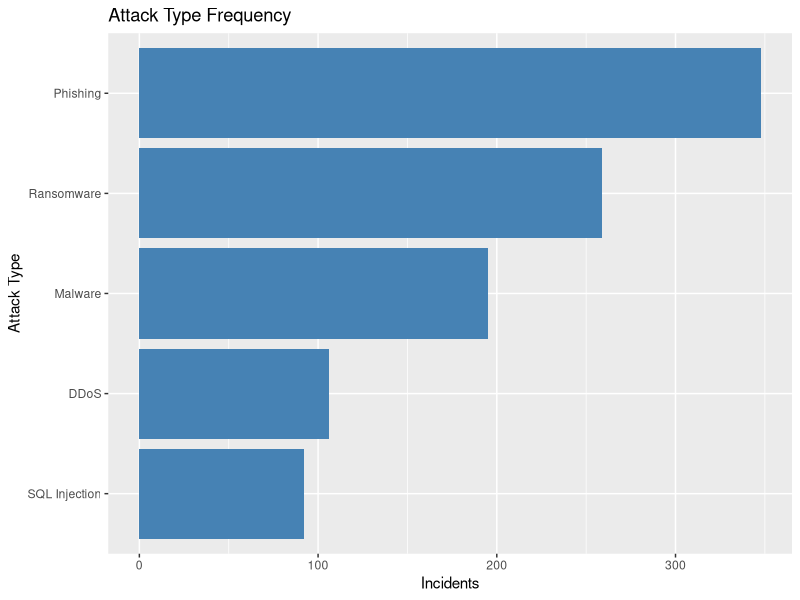
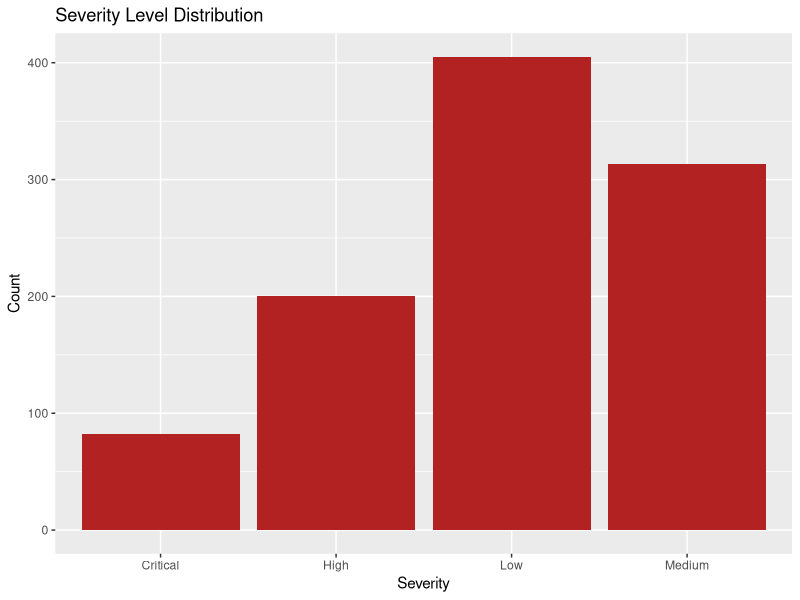
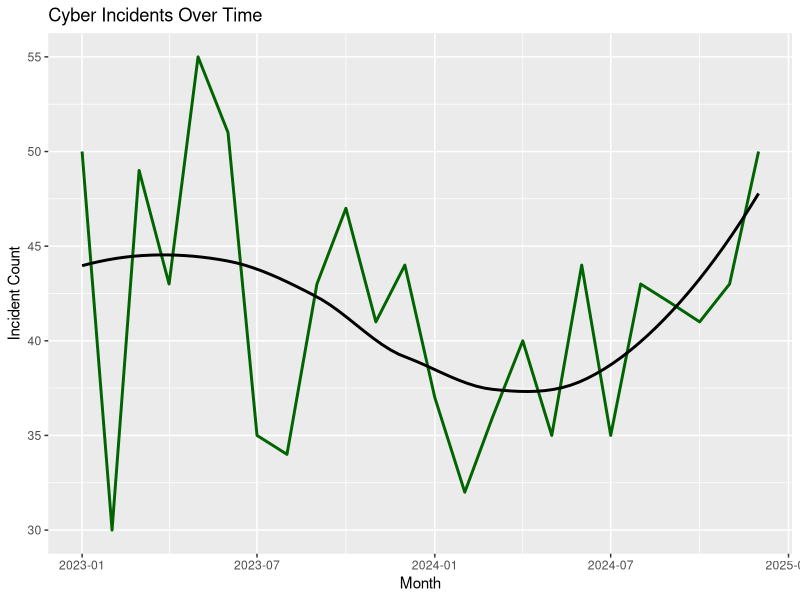
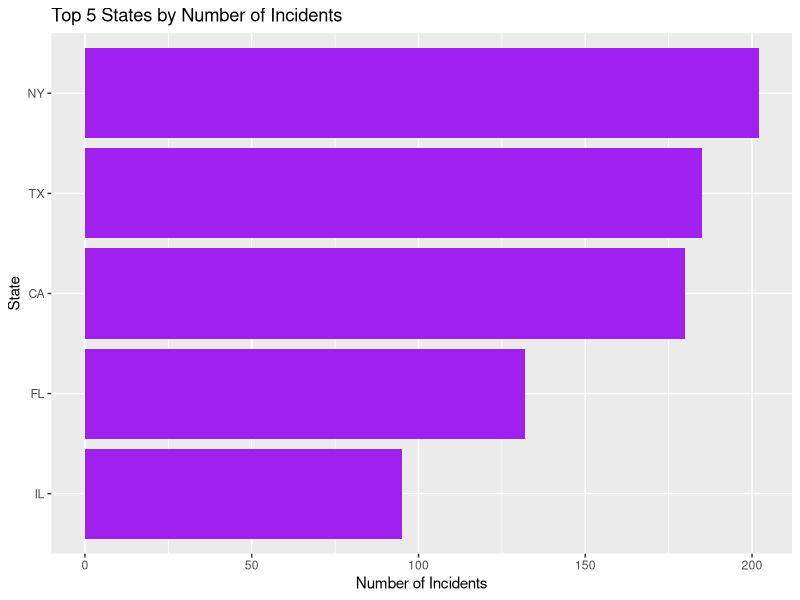

Generate these figures, in order, with R:
# ================================================
# FBI Mock Project: Cyberattack Pattern Analysis
# Author: [Your Name]
# Purpose: Investigate cyberattack trends from mock data
# ================================================

# -----------------------------------------
# 1. Load Required Libraries
# -----------------------------------------

# The tidyverse is a collection of R packages for data science tasks
# Includes dplyr (data manipulation), ggplot2 (visualization), etc.
library(tidyverse)

# lubridate is useful for working with dates (e.g., extracting months)
library(lubridate)

# -----------------------------------------
# 2. Load Your Cyberattack Dataset
# -----------------------------------------

# Load the CSV file you generated previously
cyber_data <- read_csv("data/cyber_incidents_mock.csv")

# Check the structure to ensure everything loaded properly
glimpse(cyber_data)

# -----------------------------------------
# 3. Summary Tables for Exploratory Analysis
# -----------------------------------------

# Count how often each attack type appears
attack_freq <- cyber_data %>%
  count(attack_type, sort = TRUE)

# Count number of incidents per target sector
sector_freq <- cyber_data %>%
  count(target_sector, sort = TRUE)

# Count distribution of severity levels
severity_freq <- cyber_data %>%
  count(severity_level, sort = TRUE)

# Summarize financial impact by attack type
loss_by_attack <- cyber_data %>%
  group_by(attack_type) %>%
  summarize(
    total_loss = sum(estimated_loss_usd),
    avg_loss = mean(estimated_loss_usd),
    .groups = 'drop'
  )

# Top 5 states with the most incidents
hotspot_states <- cyber_data %>%
  count(reported_location, sort = TRUE) %>%
  top_n(5)

# Save summary tables to CSV for reporting
write_csv(attack_freq, "data/attack_frequency.csv")
write_csv(sector_freq, "data/sector_distribution.csv")
write_csv(loss_by_attack, "data/loss_by_attack.csv")
write_csv(hotspot_states, "data/hotspot_states.csv")

# -----------------------------------------
# 4. Create and Save Visualizations
# -----------------------------------------

# Attack Type Frequency Plot
p1 <- cyber_data %>%
  count(attack_type) %>%
  ggplot(aes(x = reorder(attack_type, n), y = n)) +
  geom_col(fill = "steelblue") +
  coord_flip() +
  labs(title = "Attack Type Frequency", x = "Attack Type", y = "Incidents")

ggsave("visuals/attack_type_frequency.png", p1, width = 8, height = 5)

# Severity Level Distribution Plot
p2 <- cyber_data %>%
  count(severity_level) %>%
  ggplot(aes(x = severity_level, y = n)) +
  geom_col(fill = "firebrick") +
  labs(title = "Severity Level Distribution", x = "Severity", y = "Count")

ggsave("visuals/severity_level_distribution.png", p2, width = 8, height = 5)

# Incident Trend Over Time Plot
p3 <- cyber_data %>%
  mutate(month = floor_date(incident_date, "month")) %>%
  count(month) %>%
  ggplot(aes(x = month, y = n)) +
  geom_line(color = "darkgreen", size = 1) +
  geom_smooth(se = FALSE, color = "black") +
  labs(title = "Cyber Incidents Over Time", x = "Month", y = "Incident Count")

ggsave("visuals/incidents_trend_over_time.png", p3, width = 8, height = 5)

# Top 5 States with Most Incidents Plot
p4 <- hotspot_states %>%
  ggplot(aes(x = reorder(reported_location, n), y = n)) +
  geom_col(fill = "purple") +
  coord_flip() +
  labs(title = "Top 5 States by Number of Incidents", x = "State", y = "Number of Incidents")

ggsave("visuals/top_5_states_hotspot.png", p4, width = 8, height = 5)

# -----------------------------------------
# 5. End of Script
# -----------------------------------------
